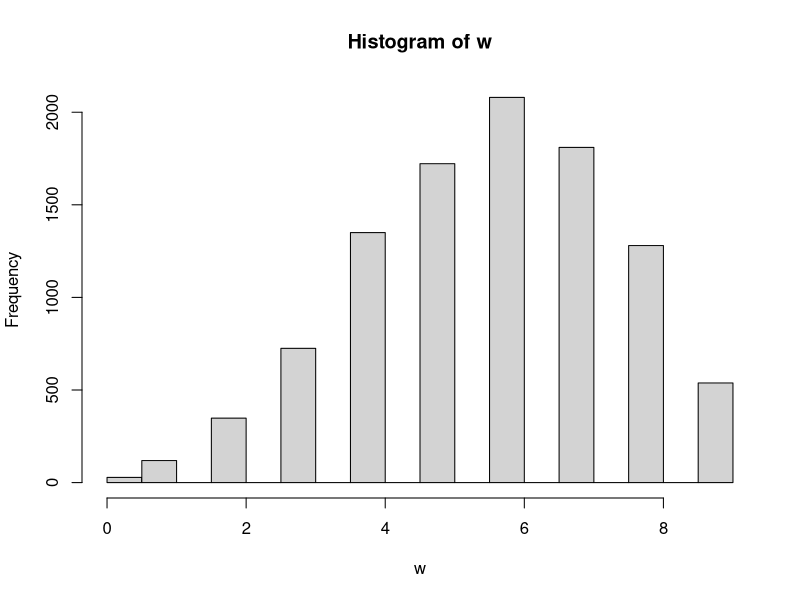

Here is the R script that generated this plot:
## ---- chunk 1
# Globe tossing example | Grid Approximation

p_grid = seq(0, 1, len = 1000)

prob_p <- rep(1, 1000)

prob_data <- dbinom(6, 9, prob = p_grid)

poster  <- prob_data * prob_p
poster <- poster/sum(poster)
## ---- chunk 2
samples <- sample(p_grid, prob = poster, size = 1e4, replace = TRUE)

#library(rethinking)
#plot(samples)
#dens(samples)

w <- rbinom(1e4, 9, prob = samples)

# POSTERIOR Predictive (normaization missing?)
hist(w)
## ---- chunk 3

